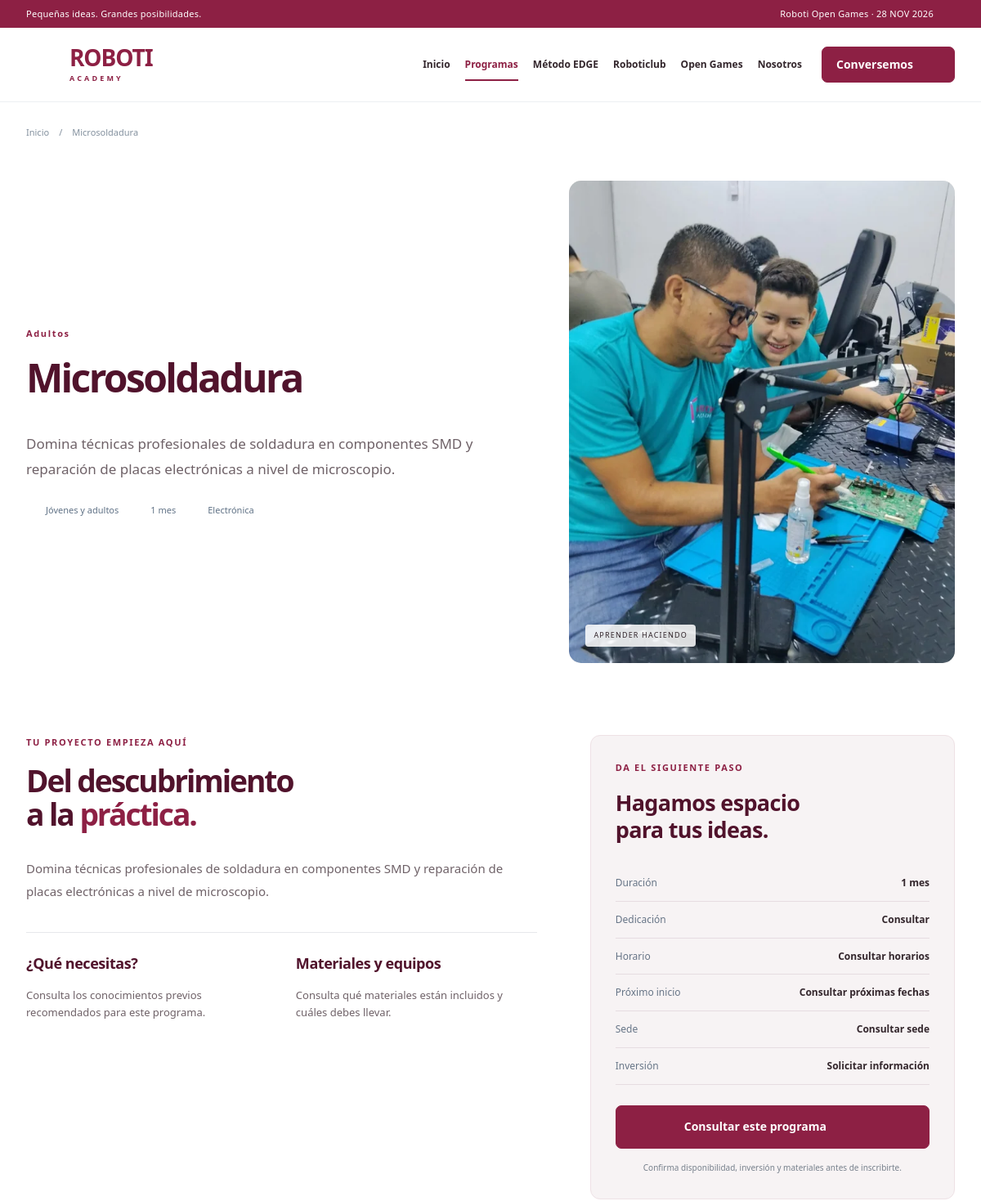
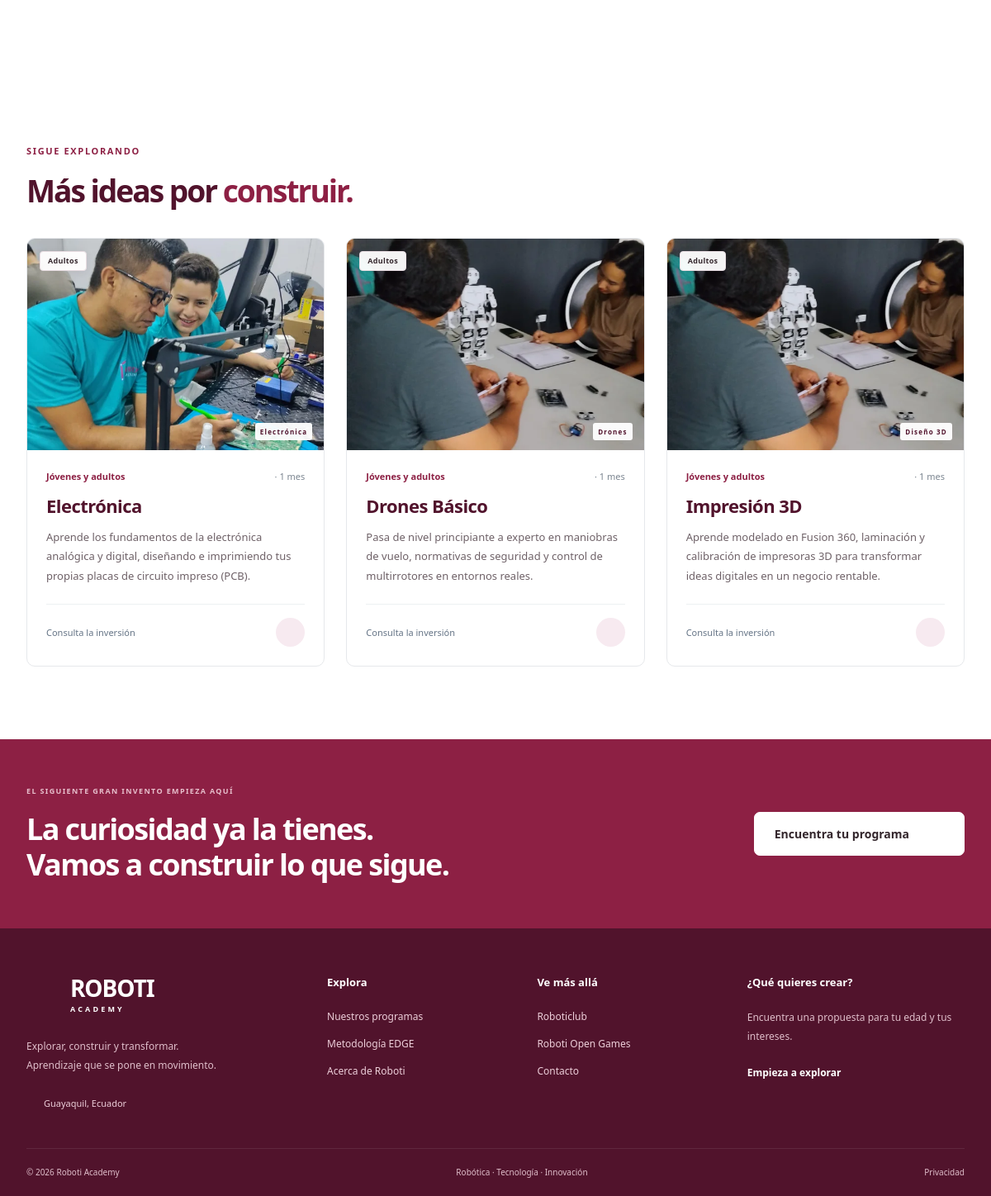
The app's page /programa.php?slug=microsoldadura with its own data (2 pictures, top to bottom).
### tables this page shows
CREATE TABLE IF NOT EXISTS courses (
 id INTEGER PRIMARY KEY AUTO_INCREMENT,
 slug VARCHAR(190) NOT NULL UNIQUE,
 title VARCHAR(200) NOT NULL,
 full_title TEXT NOT NULL,
 description TEXT NOT NULL,
 line VARCHAR(20) NOT NULL,
 track VARCHAR(30) NOT NULL DEFAULT '',
 age_min INTEGER NULL,
 age_max INTEGER NULL,
 technology VARCHAR(60) NOT NULL,
 duration_months INTEGER NOT NULL,
 weekly_hours DECIMAL(5,1) NULL,
 schedule VARCHAR(255) NOT NULL DEFAULT '',
 price DECIMAL(10,2) NULL,
 price_period VARCHAR(100) NOT NULL DEFAULT '',
 materials TEXT NOT NULL,
 requirements TEXT NOT NULL,
 syllabus TEXT NOT NULL,
 start_date VARCHAR(10) NOT NULL DEFAULT '',
 location VARCHAR(255) NOT NULL DEFAULT '',
 image VARCHAR(255) NOT NULL DEFAULT 'robot-hero.webp',
 status VARCHAR(20) NOT NULL DEFAULT 'draft',
 featured INTEGER NOT NULL DEFAULT 0,
 sort_order INTEGER NOT NULL DEFAULT 0,
 updated_at VARCHAR(30) NOT NULL,
 search_text TEXT NULL
);

### app/bootstrap.php (called while the page is built, shortened)
<?php
function env(string $key, string $default = ''): string { $v = getenv($key); return $v === false ? $default : $v; }
function e(mixed $v): string { return htmlspecialchars((string)$v, ENT_QUOTES | ENT_SUBSTITUTE, 'UTF-8'); }
function url(string $path = ''): string {
    return rtrim(env('APP_URL'), '/') . '/' . ltrim($path, '/');
}
function asset(string $path): string { return url('assets/' . $path); }
function db(): PDO {
    static $pdo;
    if ($pdo) return $pdo;
    $driver = env('DB_CONNECTION', 'mysql');
    if ($driver === 'mysql') {
        $dsn = 'mysql:host=' . env('DB_HOST', '127.0.0.1') . ';port=' . env('DB_PORT', '3306') . ';dbname=' . env('DB_DATABASE', 'roboti') . ';charset=utf8mb4';
    } else throw new RuntimeException('Motor de base de datos no permitido.');
    $pdo = new PDO($dsn, env('DB_USERNAME'), env('DB_PASSWORD'), [PDO::ATTR_ERRMODE => PDO::ERRMODE_EXCEPTION, PDO::ATTR_DEFAULT_FETCH_MODE => PDO::FETCH_ASSOC]);
    if ($driver === 'mysql') $pdo->setAttribute(PDO::ATTR_EMULATE_PREPARES, false);
    else { $pdo->exec('PRAGMA foreign_keys = ON'); $pdo->exec('PRAGMA busy_timeout = 5000'); }
    return $pdo;
}
function lines(): array { return ['edge' => 'EDGE', 'essentials' => 'Essentials', 'adultos' => 'Adultos']; }
function age_label(array $c): string {
    if ($c['age_min'] === null) return $c['line'] === 'adultos' ? 'Jóvenes y adultos' : 'Consultar edad';
    return $c['age_max'] !== null ? $c['age_min'] . '–' . $c['age_max'] . ' años' : 'Desde ' . $c['age_min'] . ' años';
}
function image_name(array $c): string {
    $name = (string)($c['image'] ?? '');
    return $name;
}
function image_url(array $c): string { return asset('images/' . image_name($c)); }
function image_srcset(string $name): string {
    $small = substr($name, 0, -5) . '-600.webp';
    return asset('images/' . $small) . ' 600w, ' . asset('images/' . $name) . ' 1200w';
}
function image_alt(array $c): string {
    return match (image_name($c)) {
        'foto-robotica-acompanada.webp' => 'Estudiante e instructor trabajando con un robot y una computadora en Roboti',
        'foto-taller-robotica.webp' => 'Estudiantes de Roboti construyendo robots con piezas modulares',
        'foto-electronica-en-equipo.webp' => 'Participantes de Roboti trabajando juntos en una placa electrónica',
        'foto-explorer-espacio.webp' => 'Grupo infantil explorando un tablero espacial con un robot Bee-Bot',
        'foto-circuitos.webp' => 'Práctica de electrónica con cables y pulsadores sobre una protoboard',
        'foto-formacion-robotica.webp' => 'Participantes en una sesión de formación con un robot humanoide',
        'foto-explorer-beebot.webp' => 'Actividad infantil con robots Bee-Bot, letras y bloques de colores',
        default => 'Imagen del programa ' . ($c['title'] ?? 'de Roboti Academy'),
    };
}
function course_link(array $c): string { return url('programa.php?slug=' . rawurlencode($c['slug'])); }
function courses(array $filters = [], int $limit = 0, int $offset = 0): array {
    [$where, $params] = course_where($filters);
    $sql = 'SELECT * FROM courses WHERE ' . $where . ' ORDER BY featured DESC, sort_order ASC, id ASC';
    if ($limit > 0) $sql .= ' LIMIT ' . $limit . ' OFFSET ' . max(0, $offset);
    $q = db()->prepare($sql); $q->execute($params); return $q->fetchAll();
}
function course_where(array $f): array {
    $where = ["status = 'published'"]; $params = [];
    foreach (['line', 'track', 'technology'] as $key) if (!empty($f[$key])) { $where[] = "$key = ?"; $params[] = $f[$key]; }
    return [implode(' AND ', $where), $params];
}

### public/programa.php (the view, shortened to what this page needs)
<?php
require dirname(__DIR__).'/app/view.php';
$slug=is_string($_GET['slug']??null)?$_GET['slug']:'';$q=db()->prepare("SELECT * FROM courses WHERE slug=? AND status='published'");$q->execute([$slug]);$c=$q->fetch();
page_header($c['title'],'programas',$c['description']);breadcrumb($c['title']);
?>
<section class="wrap detail-hero"><div><span class="eyebrow"><?=e(lines()[$c['line']])?><?= $c['track']?' / '.e(tracks()[$c['track']]):''?></span><h1><?=e($c['title'])?></h1><p class="lead"><?=e($c['description'])?></p><div class="detail-tags"><span><?=icon('users')?><?=e(age_label($c))?></span><span><?=icon('clock')?><?=e($c['duration_months'])?> <?= (int)$c['duration_months']===1?'mes':'meses'?></span><span><?=icon('cube')?><?=e($c['technology'])?></span></div></div><div class="detail-image<?=image_srcset(image_name($c))!=='' ? ' has-photo' : ''?>"><img src="<?=e(image_url($c))?>"<?php if($srcset=image_srcset(image_name($c))):?> srcset="<?=e($srcset)?>" sizes="(max-width: 700px) calc(100vw - 44px), 550px"<?php endif;?> alt="<?=e(image_alt($c))?>" width="1200" height="1600" decoding="async"><span>APRENDER HACIENDO</span></div></section>
<section class="wrap detail-layout section"><div><span class="eyebrow">TU PROYECTO EMPIEZA AQUÍ</span><h2>Del descubrimiento<br>a la <em>práctica.</em></h2><p><?=e($c['description'])?></p><?php if($c['syllabus']):?><h3>Lo que aprenderás</h3><ul class="check-list"><?php foreach(explode("\n",$c['syllabus']) as $item):if(trim($item)):?><li><?=icon('check')?><?=e(trim($item))?></li><?php endif;endforeach;?></ul><?php elseif($c['line']==='edge'):?><p>Esta propuesta forma parte de EDGE: exploramos cómo funcionan las cosas, construimos, resolvemos retos y presentamos soluciones.</p><a class="text-link" href="<?=url('metodologia.php')?>">Conocer la metodología <?=icon('arrow')?></a><?php endif;?><div class="detail-facts"><div><h3>¿Qué necesitas?</h3><p><?=e($c['requirements']?:'Consulta los conocimientos previos recomendados para este programa.')?></p></div><div><h3>Materiales y equipos</h3><p><?=e($c['materials']?:'Consulta qué materiales están incluidos y cuáles debes llevar.')?></p></div></div></div><aside class="enquiry-card"><span class="eyebrow">DA EL SIGUIENTE PASO</span><h3>Hagamos espacio<br>para tus ideas.</h3><dl><div><dt>Duración</dt><dd><?=e($c['duration_months'])?> <?= (int)$c['duration_months']===1?'mes':'meses'?></dd></div><div><dt>Dedicación</dt><dd><?=$c['weekly_hours']?e((float)$c['weekly_hours']).' h / semana':'Consultar'?></dd></div><div><dt>Horario</dt><dd><?=e($c['schedule']?:'Consultar horarios')?></dd></div><div><dt>Próximo inicio</dt><dd><?= $c['start_date']?e(date('d/m/Y',strtotime($c['start_date']))):'Consultar próximas fechas'?></dd></div><div><dt>Sede</dt><dd><?=e($c['location']?:'Consultar sede')?></dd></div><div><dt>Inversión</dt><dd><?=$c['price']!==null?'$'.number_format((float)$c['price'],2).' '.e($c['price_period']):'Solicitar información'?></dd></div></dl><a href="<?=url('contacto.php?programa='.rawurlencode($c['title']))?>" class="button full">Consultar este programa <?=icon('arrow-up')?></a><small>Confirma disponibilidad, inversión y materiales antes de inscribirte.</small></aside></section>
<?php $related=array_values(array_filter(courses(['line'=>$c['line']],4),fn($r)=>$r['id']!==$c['id']));if($related):?><section class="section wrap"><div class="section-heading"><div><span class="eyebrow">SIGUE EXPLORANDO</span><h2>Más ideas por <em>construir.</em></h2></div></div><div class="course-grid"><?php foreach(array_slice($related,0,3) as $r) course_card($r);?></div></section><?php endif;page_footer(); ?>

### app/view.php
<?php
require_once __DIR__.'/bootstrap.php';
function icon(string $name, string $class=''): string {
    $paths=[
    'arrow'=>'<path d="M5 12h14M13 6l6 6-6 6"/>',
    'arrow-up'=>'<path d="M6 18 18 6M6 6h12v12"/>',
    'robot'=>'<rect x="4" y="7" width="16" height="13" rx="4"/><path d="M12 3v4M8 12v2M16 12v2M9 17h6M1 11v5M23 11v5"/>',
    'code'=>'<path d="m8 6-6 6 6 6M16 6l6 6-6 6M14 3l-4 18"/>',
    'cube'=>'<path d="m12 2 9 5v10l-9 5-9-5V7Zm0 10 9-5M12 12 3 7M12 12v10M7.5 4.5l9 5"/>',
    'spark'=>'<path d="m12 2 2.7 7.3L22 12l-7.3 2.7L12 22l-2.7-7.3L2 12l7.3-2.7Z"/>',
    'clock'=>'<circle cx="12" cy="12" r="9"/><path d="M12 7v5l3 2"/>',
    'pin'=>'<path d="M20 10c0 6-8 12-8 12S4 16 4 10a8 8 0 1 1 16 0Z"/><circle cx="12" cy="10" r="2.5"/>',
    'check'=>'<path d="m5 12 4 4L19 6"/>',
    'search'=>'<circle cx="10.5" cy="10.5" r="6.5"/><path d="m16 16 5 5"/>',
    'download'=>'<path d="M12 3v12m-5-5 5 5 5-5M4 16v5h16v-5"/>',
    'trophy'=>'<path d="M7 3h10v6a5 5 0 0 1-10 0ZM7 5H3v3a4 4 0 0 0 4 4M17 5h4v3a4 4 0 0 1-4 4M12 14v6M7 21h10"/>',
    'users'=>'<circle cx="9" cy="7" r="3"/><path d="M3 21v-4a6 6 0 0 1 12 0v4M17 4a3 3 0 0 1 0 6M18 14a5 5 0 0 1 3 5v2"/>',
    'calendar'=>'<rect x="3" y="5" width="18" height="16" rx="2"/><path d="M7 2v6M17 2v6M3 11h18M7 15h2M12 15h2"/>',
    'mail'=>'<rect x="3" y="5" width="18" height="14" rx="2"/><path d="m3 6 9 7 9-7"/>',
    'menu'=>'<path d="M4 6h16M4 12h16M4 18h16"/>',
    'close'=>'<path d="m5 5 14 14M5 19 19 5"/>',
    ];
    return '<svg class="icon '.e($class).'" width="24" height="24" viewBox="0 0 24 24" fill="none" stroke="currentColor" stroke-width="1.7" stroke-linecap="round" stroke-linejoin="round" aria-hidden="true">'.($paths[$name]??$paths['spark']).'</svg>';
}
function page_header(string $title='', string $active='inicio',string $description='Robótica, creatividad y aprendizaje práctico para niños, jóvenes y adultos. Descubre Roboti Academy y la metodología EDGE.'):void {
    $nav=['inicio'=>['index.php','Inicio'],'programas'=>['programas.php','Programas'],'edge'=>['metodologia.php','Método EDGE'],'club'=>['club.php','Roboticlub'],'games'=>['open-games.php','Open Games'],'nosotros'=>['nosotros.php','Nosotros']];
    ?><!doctype html><html lang="es"><head><meta charset="utf-8"><meta name="viewport" content="width=device-width, initial-scale=1"><meta name="description" content="<?=e($description)?>"><meta name="theme-color" content="#8d2044"><title><?=e($title ? $title.' · Roboti Academy':'Roboti Academy · Donde las ideas cobran vida')?></title><link rel="icon" href="<?=asset('images/favicon.svg')?>" type="image/svg+xml"><link rel="stylesheet" href="<?=asset('css/site.css?v=20261018')?>"><script src="<?=asset('js/site.js')?>" defer></script></head><body><a class="skip-link" href="#contenido">Saltar al contenido</a><div class="topbar"><div class="wrap"><span>Pequeñas ideas. Grandes posibilidades.</span><a href="<?=url('open-games.php')?>">Roboti Open Games · 28 NOV 2026 <?=icon('arrow')?></a></div></div><header class="site-header"><div class="wrap header-inner"><a class="brand" href="<?=url('index.php')?>" aria-label="Roboti Academy, inicio"><?=icon('robot','brand-mark')?><span>ROBOTI<small>ACADEMY</small></span></a><button class="menu-button" type="button" aria-label="Abrir menú" aria-controls="main-nav" aria-expanded="false"><?=icon('menu')?></button><nav id="main-nav" aria-label="Navegación principal"><?php foreach($nav as $key=>[$path,$label]):?><a href="<?=url($path)?>" <?= $key===$active?'aria-current="page"':''?>><?=e($label)?></a><?php endforeach;?><a class="button small nav-cta" href="<?=url('contacto.php')?>">Conversemos <?=icon('arrow-up')?></a></nav></div></header><main id="contenido"><?php
}
function page_footer():void { ?>
</main><section class="footer-cta"><div class="wrap"><div><span class="eyebrow">EL SIGUIENTE GRAN INVENTO EMPIEZA AQUÍ</span><h2>La curiosidad ya la tienes.<br>Vamos a construir lo que sigue.</h2></div><a href="<?=url('programas.php')?>" class="button light">Encuentra tu programa <?=icon('arrow')?></a></div></section><footer class="site-footer"><div class="wrap footer-grid"><div><a class="brand" href="<?=url('index.php')?>"><?=icon('robot','brand-mark')?><span>ROBOTI<small>ACADEMY</small></span></a><p>Explorar, construir y transformar.<br>Aprendizaje que se pone en movimiento.</p><span class="footer-location"><?=icon('pin')?> Guayaquil, Ecuador</span></div><div><h3>Explora</h3><a href="<?=url('programas.php')?>">Nuestros programas</a><a href="<?=url('metodologia.php')?>">Metodología EDGE</a><a href="<?=url('nosotros.php')?>">Acerca de Roboti</a></div><div><h3>Ve más allá</h3><a href="<?=url('club.php')?>">Roboticlub</a><a href="<?=url('open-games.php')?>">Roboti Open Games</a><a href="<?=url('contacto.php')?>">Contacto</a></div><div><h3>¿Qué quieres crear?</h3><p>Encuentra una propuesta para tu edad y tus intereses.</p><a class="text-link" href="<?=url('programas.php')?>">Empieza a explorar <?=icon('arrow-up')?></a></div></div><div class="wrap footer-bottom"><span>© <?=date('Y')?> Roboti Academy</span><span>Robótica · Tecnología · Innovación</span><a href="<?=url('privacidad.php')?>">Privacidad</a></div></footer></body></html><?php }
function course_card(array $c):void {
    $theme=$c['line']==='adultos'?'navy':($c['track']==='builders'?'blue':($c['track']==='maker'?'mint':'rose'));
    $image=image_name($c);$srcset=image_srcset($image);if($srcset!=='')$theme.=' has-photo';
    ?><article class="course-card"><a class="course-art <?=$theme?>" href="<?=e(course_link($c))?>" tabindex="-1" aria-hidden="true"><span class="pill"><?=e(lines()[$c['line']])?><?= $c['track']?' / '.e(tracks()[$c['track']]):''?></span><img src="<?=e(image_url($c))?>"<?php if($srcset):?> srcset="<?=e($srcset)?>" sizes="(max-width: 700px) calc(100vw - 44px), (max-width: 1000px) 45vw, 390px"<?php endif;?> alt="" loading="lazy" decoding="async" width="1200" height="1600"><span class="art-caption"><?=e($c['technology'])?></span></a><div class="course-body"><span class="course-age"><?=e(age_label($c))?> <span>· <?=e($c['duration_months'])?> <?= (int)$c['duration_months']===1?'mes':'meses'?></span></span><h3><a href="<?=e(course_link($c))?>"><?=e($c['title'])?></a></h3><p><?=e($c['description'])?></p><div class="course-bottom"><span><?= $c['price']!==null?'$'.number_format((float)$c['price'],2).' '.e($c['price_period']):'Consulta la inversión'?></span><a href="<?=e(course_link($c))?>" aria-label="Ver <?=e($c['title'])?>"><?=icon('arrow-up')?></a></div></div></article><?php
}
function breadcrumb(string $label):void { ?><div class="wrap breadcrumb"><a href="<?=url('index.php')?>">Inicio</a><span>/</span><span><?=e($label)?></span></div><?php }
function page_intro(string $eyebrow,string $title,string $body):void { ?><section class="page-intro wrap"><span class="eyebrow"><?=e($eyebrow)?></span><h1><?=$title?></h1><p><?=e($body)?></p></section><?php }

### records on screen
courses: title "Microsoldadura", line "Adultos", description "Domina técnicas profesionales de soldadura en componentes SMD y reparación de placas electrónicas a nivel de microscopio.", line "Jóvenes y adultos", duration_months "1", technology "Electrónica", requirements "Consulta los conocimientos previos recomendados para este programa.", materials "Consulta qué materiales están incluidos y cuáles debes llevar.", schedule "Consultar horarios", location "Consultar sede"
courses: line "Adultos", shows a picture, technology "Electrónica", line "Jóvenes y adultos", duration_months "1", shows "mes", title "Electrónica", description "Aprende los fundamentos de la electrónica analógica y digital, diseñando e imprimiendo tus propias placas de circuito impreso (PCB).", shows "Consulta la inversión"
courses: line "Adultos", technology "Drones", line "Jóvenes y adultos", duration_months "1", shows "mes", title "Drones Básico", description "Pasa de nivel principiante a experto en maniobras de vuelo, normativas de seguridad y control de multirrotores en entornos reales.", shows "Consulta la inversión"
courses: line "Adultos", technology "Diseño 3D", line "Jóvenes y adultos", duration_months "1", shows "mes", title "Impresión 3D", description "Aprende modelado en Fusion 360, laminación y calibración de impresoras 3D para transformar ideas digitales en un negocio rentable.", shows "Consulta la inversión"

### other values on screen
$label "Inicio"
$label "Programas"
$label "Método EDGE"
$label "Roboticlub"
$label "Open Games"
$label "Nosotros"
